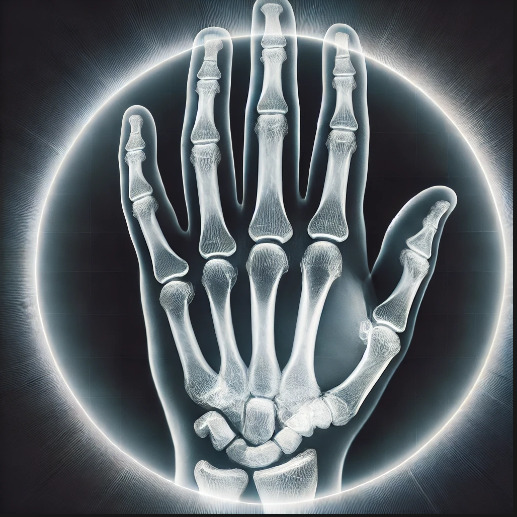
#> input picture xrayy.jpg, 517 x 517 px, found by its file name
$ jupyter execute RUSTIANI_20220040003_TI22C_PCD4.ipynb
#> lines starting #> are read from the running program, lines starting #| are printed output that depends on the picture
[cell 1]
import numpy as np
import imageio.v2 as imageio  # Memastikan tidak ada peringatan deprecation
import matplotlib.pyplot as plt
from scipy import ndimage

# Memuat gambar X-ray
image = imageio.imread('/content/xrayy.jpg', mode='F')  # Membaca gambar dalam mode grayscale sebagai float
#> image: shape (517, 517) float32; min 8.91, max 255, mean 97.9

# Mengaplikasikan filter Gaussian untuk mengurangi noise
image_filtered = ndimage.gaussian_filter(image, sigma=1)
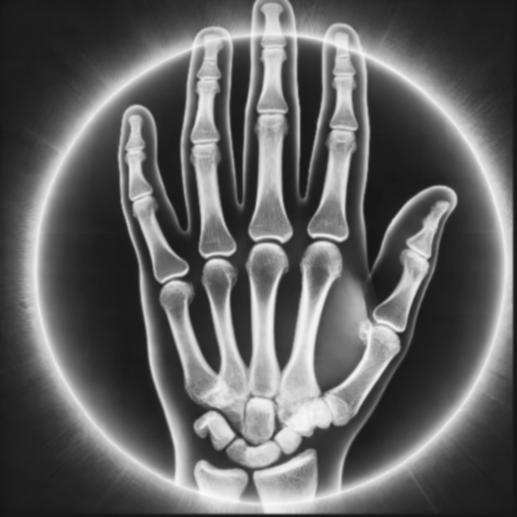
#> image_filtered: shape (517, 517) float32; min 22.38, max 250.9, mean 97.9

# Fungsi ekualisasi histogram
def histogram_equalization(image):
    hist, bins = np.histogram(image.flatten(), 256, [0, 256])  # Menghitung histogram
#> hist = 256 values, max 6757 at index 30, min 0 at index 0, mean 1044.1; bins = 257 values from 0 to 256
    cdf = hist.cumsum()  # Menghitung distribusi kumulatif (CDF)
#> cdf = 256 values from 0 to 267289
    cdf_m = np.ma.masked_equal(cdf, 0)  # Masking nilai CDF yang nol untuk menghindari error
    cdf_m = (cdf_m - cdf_m.min()) * 255 / (cdf_m.max() - cdf_m.min())  # Normalisasi CDF
    cdf_final = np.ma.filled(cdf_m, 0).astype('uint8')  # Mengisi kembali nilai masked dengan 0
#> cdf_final = 256 values from 0 to 255
    return cdf_final[image.astype('uint8')]  # Menggunakan CDF untuk ekualisasi citra
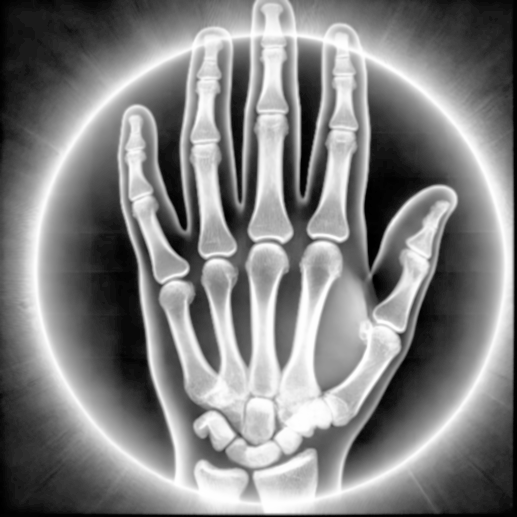
#> returned value: shape (517, 517); min 0, max 255, mean 128

# Mengaplikasikan ekualisasi histogram pada gambar yang telah difilter
image_equalized = histogram_equalization(image_filtered)

# Menampilkan gambar asli dan gambar yang telah ditingkatkan
plt.figure(figsize=(12, 6))

plt.subplot(1, 2, 1)
plt.title('Original X-ray')  # Judul untuk gambar asli
plt.imshow(image, cmap='gray')  # Menampilkan gambar asli
plt.axis('on')

plt.subplot(1, 2, 2)
plt.title('Enhanced X-ray')  # Judul untuk gambar hasil peningkatan
plt.imshow(image_equalized, cmap='gray')  # Menampilkan gambar yang telah diekualisasi
plt.axis('on')

plt.show()
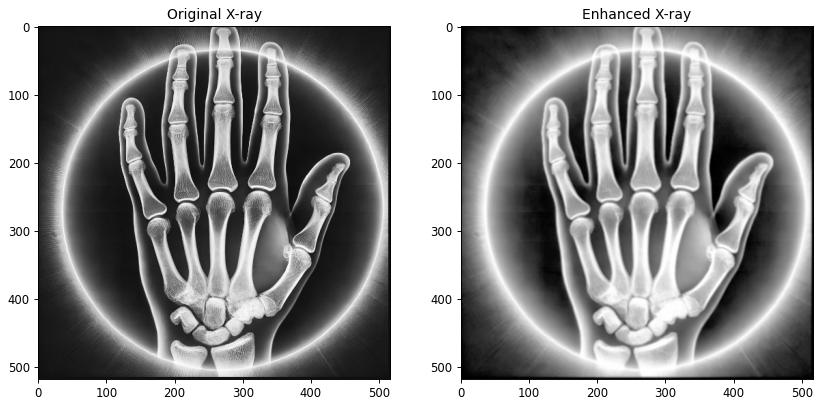
#> figure drawn by matplotlib, 2 panels
